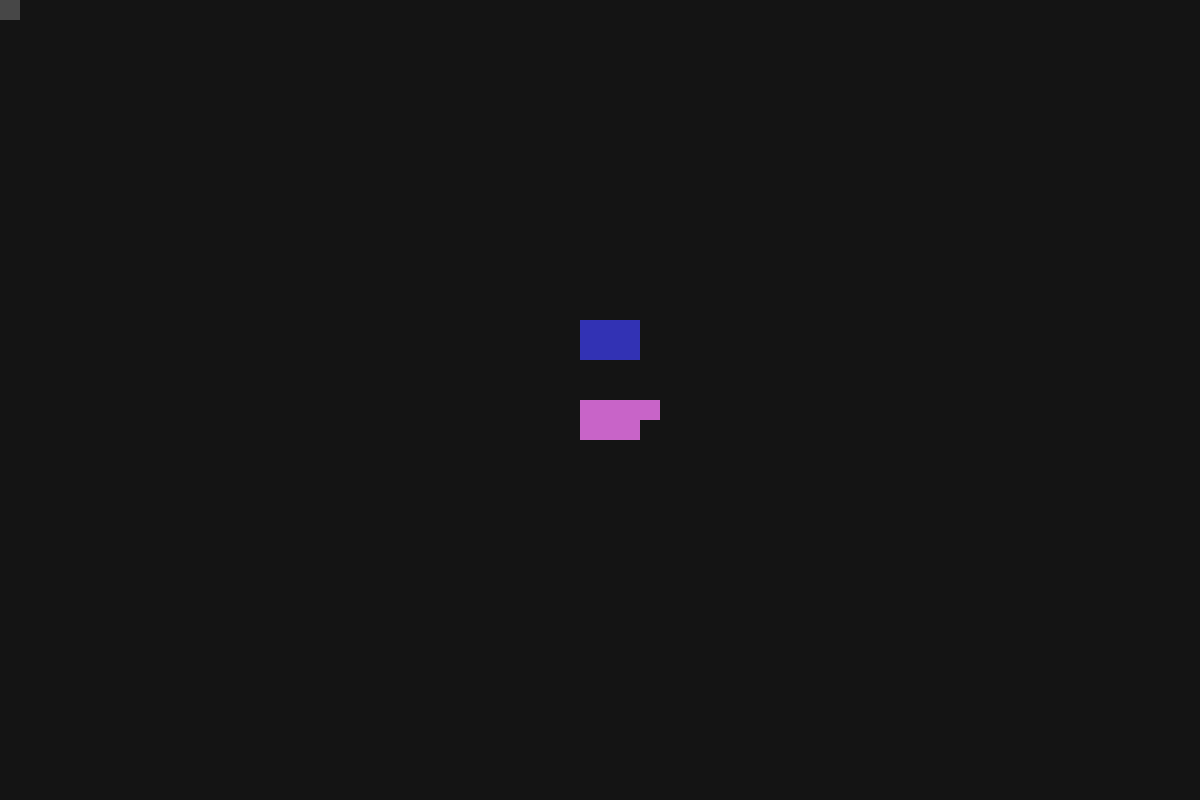
Frame 1 (no input)
Frame 60 (the mouse pressed at the canvas centre just before this capture): identical to frame 1, image omitted
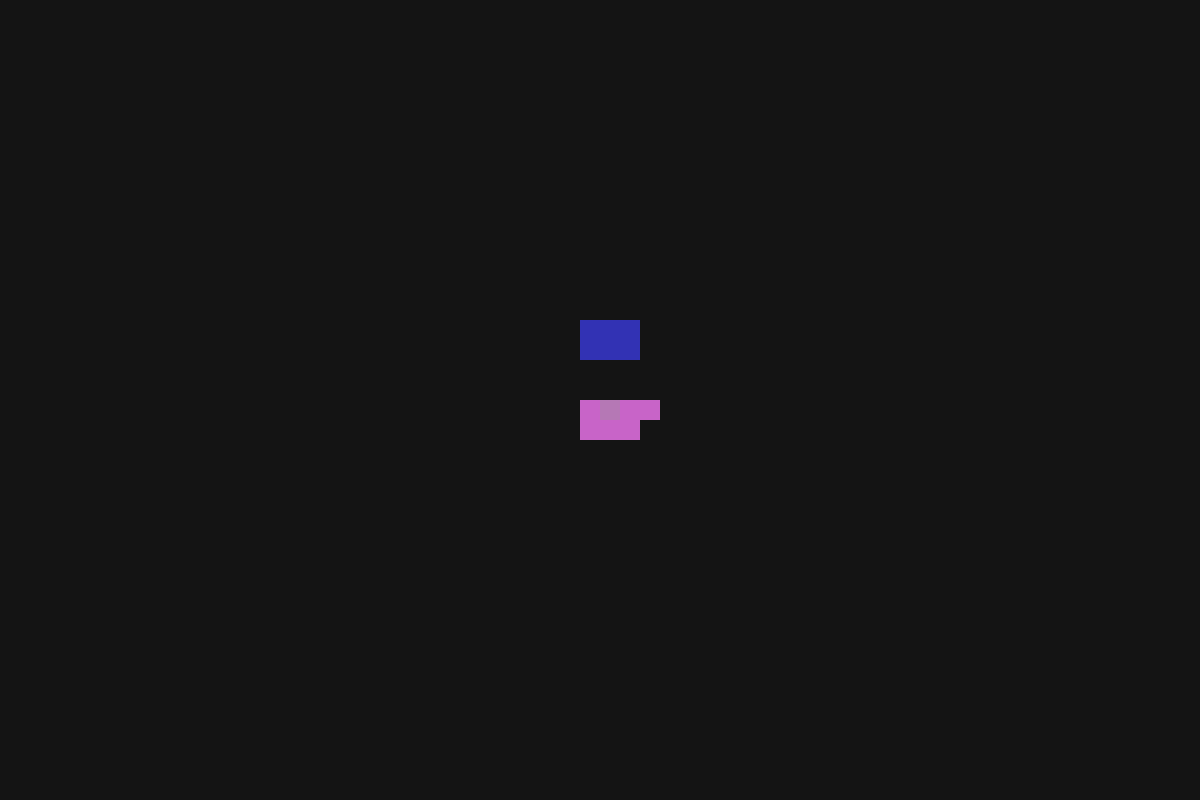
Frame 120 (the mouse held since frame 60 and released just before this capture)

The Processing sketch that drew these frames (run headless with seeded random() and noise(); from frame 60 on, the mouse is pressed at the canvas centre):

// Processing sketch: Mining
// ── Mining.pde

import java.util.Map;
import java.util.function.Consumer;


// #region - Utility

PVector getDirection(int dir) {
  if (dir == 0) return new PVector(1, 0);
  else if (dir == 1) return new PVector(0, 1);
  else if (dir == 2) return new PVector(-1, 0);
  else if (dir == 3) return new PVector(0, -1);
  else return new PVector(0, 0);
}

// #endregion


// #region - Static

class Ore {

  String name;
  color colFull, colEmpty, colItem;


  Ore(String name_, color colFull_, color colEmpty_, color colItem_) {
    // Initialize variables
    name = name_;
    colFull = colFull_;
    colEmpty = colEmpty_;
    colItem = colItem_;
  }
}


HashMap<String, Ore> ORES = new HashMap<String, Ore>();


void initStatic() {
  ORES.put("gold", new Ore("gold", color(200, 100, 200), color(60, 40, 60), color (220, 110, 220)));
  ORES.put("iron", new Ore("iron", color(50, 50, 180), color(40, 40, 70), color(65, 65, 200)));
}

// #endregion


// #region - Global

Controller CONTROLLER;
World WORLD;
Camera CAM;
Input INP;


void setup() {
  // Initialize processing
  initStatic();
  size(1200, 800);
  noSmooth();
  noStroke();
  strokeWeight(4);

  // Initialize globals
  final int gridWidth = 200;
  final int gridHeight = 200;
  CONTROLLER = new Controller();
  WORLD = new World(gridWidth, gridHeight);
  CAM = new Camera(gridWidth, gridHeight, 50, 50, 20);
  INP = new Input();

  // Initialize world
  WORLD.addBody(49, 50, new OreDeposit(ORES.get("gold"), 10));
  WORLD.addBody(50, 50, new OreDeposit(ORES.get("gold"), 10));
  WORLD.addBody(51, 50, new OreDeposit(ORES.get("gold"), 10));
  WORLD.addBody(52, 50, new OreDeposit(ORES.get("gold"), 10));
  WORLD.addBody(49, 51, new OreDeposit(ORES.get("gold"), 10));
  WORLD.addBody(50, 51, new OreDeposit(ORES.get("gold"), 10));
  WORLD.addBody(51, 51, new OreDeposit(ORES.get("gold"), 10));

  WORLD.addBody(49, 47, new OreDeposit(ORES.get("iron"), 10));
  WORLD.addBody(50, 47, new OreDeposit(ORES.get("iron"), 10));
  WORLD.addBody(51, 47, new OreDeposit(ORES.get("iron"), 10));
  WORLD.addBody(49, 46, new OreDeposit(ORES.get("iron"), 10));
  WORLD.addBody(50, 46, new OreDeposit(ORES.get("iron"), 10));
  WORLD.addBody(51, 46, new OreDeposit(ORES.get("iron"), 10));
  WORLD.addBody(50, 46, new OreDeposit(ORES.get("iron"), 10));
  WORLD.addBody(51, 46, new OreDeposit(ORES.get("iron"), 10));
}


void draw() {
  CONTROLLER.update();
  WORLD.update();
  CAM.update();
  CAM.show();
  WORLD.lateUpdate();
  INP.lateUpdate();
}


void mousePressed() { INP.mousePressed(); }

void mouseReleased() { INP.mouseReleased(); }

void keyPressed() { INP.keyPressed(); }

void keyReleased() { INP.keyReleased(); }

void mouseWheel(MouseEvent event) { INP.zoom(event.getCount()); }

// #endregion


// #region - Main

class Controller {

  final float MOVE_SPEED = 0.4f;
  final float ZOOM_SPEED = 1.0f;
  final float HOVER_LERP = 0.85f;
  final String[] OPTIONS = new String[] { "Conveyor", "Miner", "Bin" };

  Entity hoveredEntity;
  Entity selectedEntity;
  PVector hoverWPos;
  PVector hoverSPos;
  PVector hoverSPosLerp;
  PVector selectedSPos;

  int placementDir = 0;
  int placementOption = -1;


  void update() {
    hoverWPos = CAM.convertStW(mouseX, mouseY);

    // Handle camera input
    PVector dir = new PVector(0, 0);
    if (INP.getKeyHeld(65)) dir.x--;
    if (INP.getKeyHeld(87)) dir.y--;
    if (INP.getKeyHeld(68)) dir.x++;
    if (INP.getKeyHeld(83)) dir.y++;
    CAM.move(dir.mult(ZOOM_SPEED / CAM.camScale));
    CAM.zoom(-INP.zoomAmount * MOVE_SPEED);

    // Remove objects while holding right click
    if (INP.getMouseHeld(RIGHT)) {
      WORLD.removeBody((int)hoverWPos.x, (int)hoverWPos.y);
      WORLD.removeItem((int)hoverWPos.x, (int)hoverWPos.y);
    }

    if (placementOption == -1) {
      // Handle hovering entity
      Entity newHoveredEntity = WORLD.getTopEntity((int)hoverWPos.x, (int)hoverWPos.y);
      if (hoveredEntity != null) hoveredEntity.isHovered = false;
      if (newHoveredEntity != null) newHoveredEntity.isHovered = true;
      hoveredEntity = newHoveredEntity; 

      // Handle selecting entity
      if (INP.getMousePressed(LEFT)) {
        if (selectedEntity != null) selectedEntity.isSelected = false;
        if (hoveredEntity != null) hoveredEntity.isSelected = true;
        selectedEntity = hoveredEntity;
      }

    } else {
      hoveredEntity = null;
      selectedEntity = null;
    }

    // Update UI parts
    updateUI();
  }


  void showScreen() {
    // Lerp hover pos to target
    hoverSPos = CAM.getAlignedS(mouseX, mouseY);
    if (hoverSPosLerp == null) hoverSPosLerp = new PVector(hoverSPos.x, hoverSPos.y);
    hoverSPosLerp.x = lerp(hoverSPosLerp.x, hoverSPos.x, HOVER_LERP);
    hoverSPosLerp.y = lerp(hoverSPosLerp.y, hoverSPos.y, HOVER_LERP);

    // Show box over hovered entity
    fill(150, 100);
    rect(hoverSPosLerp.x, hoverSPosLerp.y, CAM.gridScreenSize, CAM.gridScreenSize);

    // Show outline over selected entity
    if (selectedEntity != null) {
      selectedSPos = CAM.convertWtS(selectedEntity.pos);
      stroke(255);
      noFill();
      rect(selectedSPos.x, selectedSPos.y, CAM.gridScreenSize, CAM.gridScreenSize);
      noStroke();
    }

    // Show UI parts
    showScreenUI();
  }


  // #region - UI

  void updateUI() {
    // Handle placement input
    if (INP.getKeyPressed(82)) placementDir = (placementDir + 1) % 4;
    for (int i = 0; i < OPTIONS.length; i++) {
      if (INP.getKeyPressed(49 + i)) placementOption = i;
    }
    if (INP.getKeyPressed(9)) placementOption = -1;

    // Place new object
    if (placementOption != -1) {
      if (INP.getMouseHeld(LEFT)) {
        if (!WORLD.getBodyBlocked(hoverWPos)) {
          Body newBody;
          String entityChoice = OPTIONS[placementOption];
          if (entityChoice == "Conveyor") newBody = new Conveyor(placementDir);
          else if (entityChoice == "Miner") newBody = new Miner(placementDir);
          else newBody = new Bin();
          WORLD.addBody((int)hoverWPos.x, (int)hoverWPos.y, newBody);
        }
      }
    }
  }


  void showScreenUI() {
    if (placementOption != -1) {
      String entityChoice = OPTIONS[placementOption];
      textAlign(LEFT, TOP);
      textSize(30);
      text(entityChoice, 10, 10);
      text(placementDir, 10, 45);
    }
  }

  // #endregion
}

class World {

  PGraphics output;
  int gridWidth, gridHeight;
  ArrayList<Body> bodyEntities;
  ArrayList<Item> itemEntities;
  ArrayList<Item> movingItemEntities;
  Body[][] bodyGrid;
  Item[][] itemGrid;


  World(int gridWidth_, int gridHeight_) {
    // Initialize variables
    gridWidth = gridWidth_;
    gridHeight = gridHeight_;
    output = createGraphics(gridWidth_, gridHeight_);
    output.noSmooth();
    bodyEntities = new ArrayList<Body>();
    itemEntities = new ArrayList<Item>();
    movingItemEntities = new ArrayList<Item>();
    bodyGrid = new Body[gridWidth_][gridHeight_];
    itemGrid = new Item[gridWidth_][gridHeight_];
  }


  // #region - Driver

  void update() {
    for (Entity e : bodyEntities) e.update();
    for (Entity e : itemEntities) e.update();
    resolveItemMovements();
  }

  void lateUpdate() {
    for (Entity e : bodyEntities) e.lateUpdate();
    for (Entity e : itemEntities) e.lateUpdate();
  }


  void showWorld() {
    output.beginDraw();
    output.background(20);
    output.loadPixels();
    for (Entity e : bodyEntities) e.showWorld();
    for (Entity e : itemEntities) e.showWorld();
    output.updatePixels();
    output.endDraw();
    image(output, 0, 0);
  }

  void showScreen() {
    for (Entity e : bodyEntities) e.showScreen();
    for (Entity e : itemEntities) e.showScreen();
  }

  // #endregion


  // #region - Entities

  void resolveItemMovements() {
    // If there are items to move
    if (movingItemEntities.size() > 0) {
      Item[][] toMoveGrid = new Item[gridWidth][gridHeight];
      ArrayList<Item> toMoveItems = new ArrayList<Item>();

      // Loop over all potential movements
      for (Item item : movingItemEntities) {
        Item current = item;
        while (current != null) {

          // Check if blocked
          int nextX = (int)current.nextPos.x;
          int nextY = (int)current.nextPos.y;
          boolean bodyBlocked = getItemBodyBlocked(current, nextX, nextY);
          boolean itemBlocked =
            toMoveGrid[nextX][nextY] != null
            || itemGrid[nextX][nextY] != null
              && itemGrid[nextX][nextY].nextPos == null;

          // Not blocked, so add to the move list
          if (!bodyBlocked && !itemBlocked) {
            if (toMoveGrid[nextX][nextY] != current) {
              toMoveGrid[nextX][nextY] = current;
              toMoveItems.add(current);
              current = null;
            }

          // Blocked, so remove from move list and loop
          } else {
            if (toMoveGrid[nextX][nextY] == current) {
              toMoveGrid[nextX][nextY] = null;
              toMoveItems.remove(current);
            }
            current.nextPos = null;
            current = toMoveGrid[(int)current.pos.x][(int)current.pos.y];
          }
        }
      }

      // Loop over finalised movements and perform
      for (Item item : toMoveItems) itemGrid[(int)item.pos.x][(int)item.pos.y] = null;
      for (Item item : toMoveItems) {
        itemGrid[(int)item.nextPos.x][(int)item.nextPos.y] = item;
        item.pos = item.nextPos;
        item.nextPos = null;
      }
      movingItemEntities.clear();
    }
  }


  boolean addBody(int x, int y, Body body) { 
    if (getOutsideBounds(x, y)) {
      // println("Canot add body entity at " + x + ", " + y + ": position out of bounds");
      return false;
    }
    if (bodyGrid[x][y] != null) {
      // println("Canot add body entity at " + x + ", " + y + ": body entity already there");
      return false;
    }
    if (itemGrid[x][y] != null && body.getItemBodyBlocked(itemGrid[x][y])) {
      // println("Canot add body entity at " + x + ", " + y + ": item entity blocks position");
      return false;
    }
    bodyEntities.add(body);
    bodyGrid[x][y] = body;
    body.pos = new PVector(x, y);
    return true;
  }

  boolean addItem(int x, int y, Item item) {
    if (getOutsideBounds(x, y)) {
      // println("Canot add item entity at " + x + ", " + y + ": position out of bounds");
      return false;
    }
    if (itemGrid[x][y] != null) {
      // println("Canot add item entity at " + x + ", " + y + ": item already there");
      return false;
    }
    if (getItemBodyBlocked(item, x, y)) {
      // println("Canot add item entity at " + x + ", " + y + ": grid position blocked for items");
      return false;
    }
    itemEntities.add(item);
    itemGrid[x][y] = item;
    item.pos = new PVector(x, y);
    return true;
  }


  boolean getBodyBlocked(PVector pos) { return getBodyBlocked((int)pos.x, (int)pos.y); }
  boolean getBodyBlocked(int x, int y) {
    if (getOutsideBounds(x, y)) return true;
    return bodyGrid[x][y] != null;
  }

  boolean getItemBlocked(Item item, int x, int y) {
    return getItemBodyBlocked(item, x, y) || itemGrid[x][y] != null;
  }

  boolean getItemBodyBlocked(Item item, int x, int y) {
    if (getOutsideBounds(x, y)) return true;
    if (bodyGrid[x][y] != null) return bodyGrid[x][y].getItemBodyBlocked(item);
    return false;
  }


  boolean tryMoveItem(Item item, int tx, int ty) { return tryMoveItem((int)item.pos.x, (int)item.pos.y, tx, ty); }
  boolean tryMoveItem(int sx, int sy, int tx, int ty) {
    if (getOutsideBounds(tx, ty)) {
      println("Canot move item entity to " + tx + ", " + ty + ": position out of bounds");
      return false;
    }
    if (itemGrid[sx][sy] == null) {
      println("Canot move item entity from " + sx + ", " + sy + ": item entity does not exist");
      return false;
    }
    if (itemGrid[sx][sy].nextPos != null) {
      println("Canot move item entity to " + tx + ", " + ty + ": item is already moving");
      return false;
    }
    itemGrid[sx][sy].nextPos = new PVector(tx, ty);
    movingItemEntities.add(itemGrid[sx][sy]);
    return true;
  }


  boolean removeBody(PVector pos) { return removeBody((int)pos.x, (int)pos.y); }
  boolean removeBody(int x, int y) {
    if (getOutsideBounds(x, y)) {
      // println("Canot remove body entity from " + x + ", " + y + ": position out of bounds");
      return false;
    }
    if (bodyGrid[x][y] == null) {
      // println("Canot remove body entity from " + x + ", " + y + ": body entity does not exist");
      return false;
    }
    bodyEntities.remove(bodyGrid[x][y]);
    bodyGrid[x][y] = null;
    return true;
  }

  boolean removeItem(PVector pos) { return removeItem((int)pos.x, (int)pos.y); }
  boolean removeItem(int x, int y) {
    if (getOutsideBounds(x, y)) {
      // println("Canot remove item entity from " + x + ", " + y + ": position out of bounds");
      return false;
    }
    if (itemGrid[x][y] == null) {
      // println("Canot remove item entity from " + x + ", " + y + ": item entity does not exist");
      return false;
    }
    itemEntities.remove(itemGrid[x][y]);
    itemGrid[x][y] = null;
    return true;
  }


  Item getItem(PVector pos) { return getItem((int)pos.x, (int)pos.y); }
  Item getItem(int x, int y) {
    if (getOutsideBounds(x, y)) return null;
    if (itemGrid[x][y] != null) return itemGrid[x][y];
    return null;
  }

  Body getBody(PVector pos) { return getBody((int)pos.x, (int)pos.y); }
  Body getBody(int x, int y) {
    if (getOutsideBounds(x, y)) return null;
    if (bodyGrid[x][y] != null) return bodyGrid[x][y];
    return null;
  }

  Entity getTopEntity(PVector pos) { return getTopEntity((int)pos.x, (int)pos.y); }
  Entity getTopEntity(int x, int y) {
    if (getOutsideBounds(x, y)) return null;
    if (itemGrid[x][y] != null) return itemGrid[x][y];
    if (bodyGrid[x][y] != null) return bodyGrid[x][y];
    return null;
  }

  Entity getBottomEntity(PVector pos) { return getBottomEntity((int)pos.x, (int)pos.y); }
  Entity getBottomEntity(int x, int y) {
    if (getOutsideBounds(x, y)) return null;
    if (bodyGrid[x][y] != null) return bodyGrid[x][y];
    if (itemGrid[x][y] != null) return itemGrid[x][y];
    return null;
  }

  // #endregion


  // #region - Other
  
  boolean getOutsideBounds(int x, int y) {
    return x < 0 || x >= gridWidth || y < 0 || y >= gridHeight;
  }

  // #endregion
}

class Camera {

  final float[] ZOOM_MIN_MAX = new float[] { 1, 100 };
  final float ZOOM_DRAG = 0.85f;
  final float MOVE_DRAG = 0.85f;

  float gridScreenSize;
  PVector camPos;
  PVector camVel;
  float camScale;
  float camScaleVel;


  Camera(
    int gridWidth_, int gridHeight_,
    float startX_, float startY_,
    float startScale_
  ) {
    // Initialize variables
    camPos = new PVector(startX_, startY_);
    camVel = new PVector(0, 0);
    camScale = startScale_;
    camScaleVel = 0;
  }


  void update() {
    // Update cam position, scale and velocity
    camPos = camPos.add(camVel);
    camVel = camVel.mult(MOVE_DRAG);
    camScale *= (1.0f + camScaleVel * 0.1f);
    camScale = min(max(camScale, ZOOM_MIN_MAX[0]), ZOOM_MIN_MAX[1]);
    camScaleVel *= ZOOM_DRAG;

    // Update variables
    gridScreenSize = CAM.getScreenGridSize();
  }


  void show() {
    // Clear output
    background(0);

    // Transform and show world space
    push();
    translate(width * 0.5f, height * 0.5f);
    scale(camScale);
    translate(-camPos.x, -camPos.y);
    WORLD.showWorld();
    pop();

    // Show screen space
    WORLD.showScreen();
    CONTROLLER.showScreen();
  }


  void move(PVector dir) { camVel = camVel.add(dir); }

  void zoom(float dir) { if (dir != 0) camScaleVel = dir; }


  PVector convertStW(PVector scp) { return convertStW(scp.x, scp.y); }
  PVector convertStW(float scx, float scy) {
    float wx = (scx - width * 0.5f) / camScale + camPos.x;
    float wy = (scy - height * 0.5f) / camScale + camPos.y;
    return new PVector((int)wx, (int)wy);
  }

  PVector convertWtS(PVector wp) { return convertWtS(wp.x, wp.y); }
  PVector convertWtS(float wx, float wy) {
    float scx = (wx - camPos.x) * camScale + width * 0.5f;
    float scy = (wy - camPos.y) * camScale + height * 0.5f;
    return new PVector(scx, scy);
  }

  PVector getAlignedS(int scx, int scy) { return convertWtS(convertStW(scx, scy)); }
  float getScreenGridSize() { return camScale; }
}

class Input {

  HashMap<Integer, Boolean> keysPressed = new HashMap<Integer, Boolean>();
  HashMap<Integer, Boolean> keysHeld = new HashMap<Integer, Boolean>();
  HashMap<Integer, Boolean> mousePressed = new HashMap<Integer, Boolean>();
  HashMap<Integer, Boolean> mouseHeld = new HashMap<Integer, Boolean>();
  int zoomAmount;


  void lateUpdate() {
    for (int key : keysPressed.keySet()) keysPressed.put(key, false);
    for (int mb : mousePressed.keySet()) mousePressed.put(mb, false);
    zoomAmount = 0;
  }


  boolean getMousePressed(int mouseButton) {
    return mousePressed.get(mouseButton) != null ? mousePressed.get(mouseButton) : false;
  }

  boolean getMouseHeld(int mouseButton) {
    return mouseHeld.get(mouseButton) != null ? mouseHeld.get(mouseButton) : false;
  }

  boolean getKeyPressed(int keyCode) {
    return keysPressed.get(keyCode) != null ? keysPressed.get(keyCode) : false;
  }

  boolean getKeyHeld(int keyCode) {
    return keysHeld.get(keyCode) != null ? keysHeld.get(keyCode) : false;
  }


  void mousePressed() {
    mousePressed.put(mouseButton, true);
    mouseHeld.put(mouseButton, true);
  }

  void mouseReleased() {
    mouseHeld.put(mouseButton, false);
  }

  void keyPressed() {
    keysPressed.put(keyCode, true);
    keysHeld.put(keyCode, true);
  }

  void keyReleased() {
    keysHeld.put(keyCode, false);
  }


  void zoom(int amount) { zoomAmount = amount; }
}

// #endregion


// #region - Entities

class Entity {

  PVector pos;
  boolean isHovered = false;
  boolean isSelected = false;
  color col = color(255, 255, 255);


  void update() {}

  void lateUpdate() {}


  void showWorld() {
    WORLD.output.pixels[(int)pos.y * WORLD.gridWidth + (int)pos.x] = col;
  }

  void showScreen() {}
}


class Body extends Entity {

  boolean blockItems = true;


  boolean getItemBodyBlocked(Item item) { return blockItems; }
}

class OreDeposit extends Body {

  Ore ore;
  int count;


  OreDeposit(Ore ore_, int count_) {
    ore = ore_;
    count = count_;
    col = ore.colFull;
  }


  OreItem getItem() { return new OreItem(ore); }
  void decrease() { count = max(count - 1, 0); }
}


class Building extends Body {

  int dir = 0;


  Building() { }

  Building(int dir_) {
    dir = dir_;
  }
}

class Miner extends Building {

  final int INTERVAL = 120;

  PVector fromDir;
  PVector toDir;


  Miner(int dir_) {
    super(dir_);
    col = color(50, 50, 50);
    fromDir = getDirection((dir + 2) % 4);
    toDir = getDirection(dir);
  }


  @Override
  void lateUpdate() {
    // Mine on an interval
    if (frameCount % INTERVAL == 0) {

      // Check for a deposit at the mining location
      Body body = WORLD.getBody((int)(pos.x + fromDir.x), (int)(pos.y + fromDir.y));
      OreDeposit deposit = (body instanceof OreDeposit) ? (OreDeposit)body : null;
      if (deposit != null) {

        // Extract ore if there is space in the world
        OreItem item = deposit.getItem();
        int newX = (int)(pos.x + toDir.x);
        int newY = (int)(pos.y + toDir.y);
        if (!WORLD.getItemBlocked(item, newX, newY)) {
          WORLD.addItem(newX, newY, item);
          deposit.decrease();
        }
      }
    }
  }


  @Override
  void showScreen() {
    // Show next position if selected
    if (isSelected) {
      PVector fromPos = CAM.convertWtS(pos.x + fromDir.x, pos.y + fromDir.y);
      PVector toPos = CAM.convertWtS(pos.x + toDir.x, pos.y + toDir.y);
      fill(255, 150);
      rect(fromPos.x, fromPos.y, CAM.gridScreenSize, CAM.gridScreenSize);
      rect(toPos.x, toPos.y, CAM.gridScreenSize, CAM.gridScreenSize);
    }
  }
}

class Conveyor extends Building {

  final int INTERVAL = 40;

  PVector movementDir;


  Conveyor(int dir_) {
    super(dir_);
    blockItems = false;
    col = color(125 + dir * 10);
    movementDir = getDirection(dir);
  }


  @Override
  void update() {
    // Move any item ontop
    if (frameCount % INTERVAL == 0) {
      Item item = WORLD.getItem((int)pos.x, (int)pos.y);
      if (item != null) {
        int newX = (int)(pos.x + movementDir.x);
        int newY = (int)(pos.y + movementDir.y);
        WORLD.tryMoveItem(item, newX, newY);
      }
    }
  }


  @Override
  void showScreen() {
    // Show next position if selected
    if (isSelected) {
      PVector nextPos = CAM.convertWtS(pos.x + movementDir.x, pos.y + movementDir.y);
      fill(255, 150);
      rect(nextPos.x, nextPos.y, CAM.gridScreenSize, CAM.gridScreenSize);
    }
  }
}

class Bin extends Building {

  final int INTERVAL = 10;


  Bin() {
    blockItems = false;
    col = color(60);
  }


  @Override
  void lateUpdate() {
    // Remove any item ontop
    if (frameCount % INTERVAL == 0) {
      WORLD.removeItem((int)pos.x, (int)pos.y);
    }
  }
}


class Item extends Entity {

  int count;
  PVector nextPos;


  Item() {
    col = color(100, 200, 100);
  }


  void changeCount(int amount) { count += amount; }
}

class OreItem extends Item {

  Ore ore;


  OreItem(Ore ore_) {
    ore = ore_;
    col = ore.colItem;
  }
}

// #endregion
